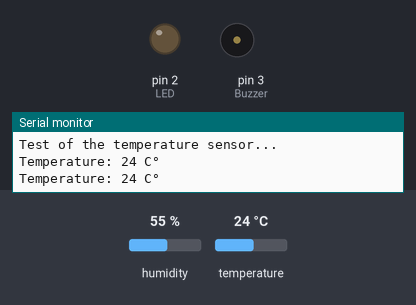
Bench run of a sketch on a simulated Arduino Uno, built with avr-gcc and run on an emulated ATmega328P. Shown: output pins drawn as LEDs (lit = HIGH), buzzer (waves = sounding, pin HIGH), the last lines printed to the serial monitor. Inputs (shaded band) come from the test bench; at power-on: temperature 24 °C, humidity 55 %.

Above: at 2.8 s.
2.9 s: temperature set to 39 °C
5.6 s: temperature set to 42 °C
At 7.3 s:
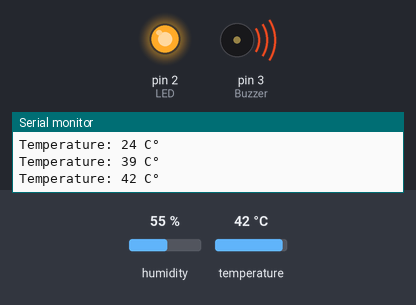
8.3 s: temperature set to 12 °C
At 10.9 s:
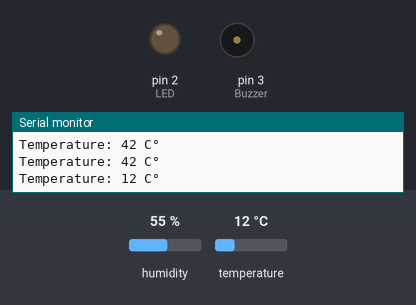
11.6 s: temperature set to 41 °C
At 13.2 s:
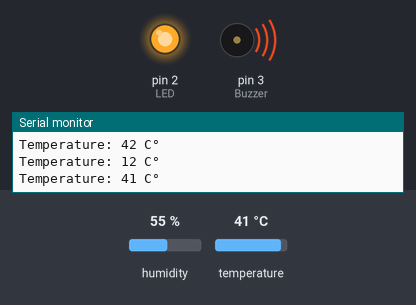
Timing chart, 0 to 14.7 s (numbered marks = the images above; inputs shaded):
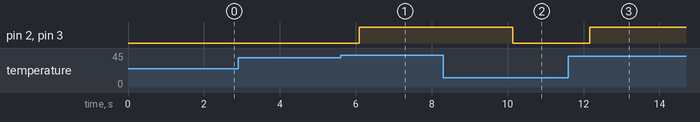

The sketch:

Fire_s_Here_NASA_IoT.ino
```cpp
#include <dht.h>
#define dht_pin A0
#define LED 2
#define Buzzer 3

dht DHT;
int temp;

void setup() {
      Serial.begin(9600);
      pinMode(LED,OUTPUT);
      pinMode(Buzzer, OUTPUT);
      Serial.println("Test of the temperature sensor...");
}

void loop() {
      Serial.print("Temperature: ");
      Serial.print(MedTemp());
      Serial.print(" C°\n");
      if(temp > 40){
        digitalWrite(Buzzer,HIGH);
        digitalWrite(LED,HIGH);
      }else{
        digitalWrite(Buzzer,LOW);
        digitalWrite(LED,LOW);
      }
      delay(2000);
}

String MedTemp()
{
  DHT.read11(dht_pin);
  temp = DHT.temperature;
  return String(temp);
}
```

Measured:
- the behaviour switches between 40 and 41 °C on temperature (found by bisection; images 0 and 1)
- after the input at 5.6 s, pin 2 (LED), pin 3 (Buzzer): LOW → HIGH after 0.49 s
- after the input at 8.3 s, pin 2 (LED), pin 3 (Buzzer): HIGH → LOW after 1.8 s
- after the input at 11.6 s, pin 2 (LED), pin 3 (Buzzer): LOW → HIGH after 0.56 s
